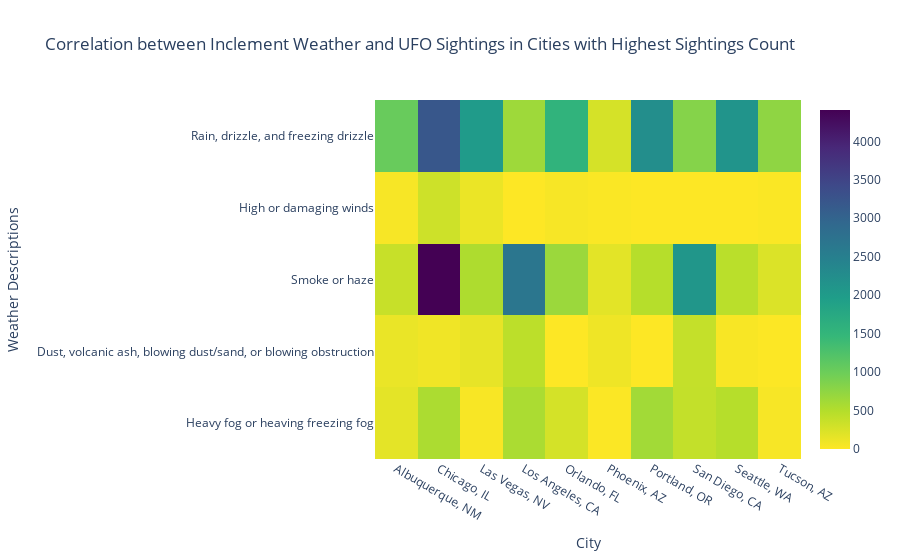

Notebook code for this chart:
### Code cell
import plotly.graph_objects as go
import plotly.subplots as sp

# Filter the dataframe to only include rows where the weather variables are equal to 1
df_filtered = df_weather_ufo[(df_weather_ufo['WT02'] == 1) | (df_weather_ufo['WT07'] == 1) | (df_weather_ufo['WT08'] == 1) | (df_weather_ufo['WT11'] == 1) | (df_weather_ufo['WT16'] == 1)]

# Group data by city and calculate the count of sightings for each weather variable
df_grouped = df_filtered.groupby(['Address']).sum(numeric_only=True).reset_index()

# Convert the wide format to long format for Plotly
df_melt = pd.melt(df_grouped, id_vars=['Address'], value_vars=["WT02", "WT07", "WT08", "WT11", "WT16"],
                  var_name="Weather", value_name="Number_of_Sightings")

# Assuming your DataFrame is named "df" with columns as described in the question
# Define weather description mapping
weather_desc_map = {'WT02': 'Heavy fog or heaving freezing fog', 
                    'WT07': 'Dust, volcanic ash, blowing dust/sand, or blowing obstruction', 
                    'WT08': 'Smoke or haze', 
                    'WT11': 'High or damaging winds', 
                    'WT16': 'Rain, drizzle, and freezing drizzle'}

# Create a subplot with heatmap
fig = sp.make_subplots(rows=1, cols=1)
heatmap = go.Heatmap(
    z=df_melt.Number_of_Sightings,  # Transpose the DataFrame for proper heatmap orientation
    x=df_melt.Address,
    y=df_melt.Weather.map(weather_desc_map),  # Use the mapped weather descriptions as y-axis labels
    colorscale='Viridis',
    reversescale=True,
    hovertemplate='City: %{x}<br>' +  # Set tooltip template to show x-axis label
                  'Weather: %{y}<br>' +  # Set tooltip template to show y-axis label
                  'Number of Sightings: %{z}<br><extra></extra>',  # Set tooltip template to show z-axis label
)
fig.add_trace(heatmap)
fig.update_xaxes(title_text='City')
fig.update_yaxes(title_text='Weather Descriptions')
fig.update_layout(title_text='Correlation between Inclement Weather and UFO Sightings in Cities with Highest Sightings Count')
fig.show()

### Figure 1 — Plotly figure (JSON) as saved in the notebook; plotly's stock layout.template omitted (floating-point values rounded to 4 significant figures)
{"data": [{"colorscale": [[0, "#440154"], [0.1111, "#482878"], [0.2222, "#3e4989"], [0.3333, "#31688e"], [0.4444, "#26828e"], [0.5556, "#1f9e89"], [0.6667, "#35b779"], [0.7778, "#6ece58"], [0.8889, "#b5de2b"], [1, "#fde725"]], "hovertemplate": "City: %{x}<br>Weather: %{y}<br>Number of Sightings: %{z}<br><extra></extra>", "reversescale": true, "type": "heatmap", "x": ["Albuquerque, NM", "Chicago, IL", "Las Vegas, NV", "Los Angeles, CA", "Orlando, FL", "Phoenix, AZ", "Portland, OR", "San Diego, CA", "Seattle, WA", "Tucson, AZ", "Albuquerque, NM", "Chicago, IL", "Las Vegas, NV", "Los Angeles, CA", "Orlando, FL", "Phoenix, AZ", "Portland, OR", "San Diego, CA", "Seattle, WA", "Tucson, AZ", "Albuquerque, NM", "Chicago, IL", "Las Vegas, NV", "Los Angeles, CA", "Orlando, FL", "Phoenix, AZ", "Portland, OR", "San Diego, CA", "Seattle, WA", "Tucson, AZ", "Albuquerque, NM", "Chicago, IL", "Las Vegas, NV", "Los Angeles, CA", "Orlando, FL", "Phoenix, AZ", "Portland, OR", "San Diego, CA", "Seattle, WA", "Tucson, AZ", "Albuquerque, NM", "Chicago, IL", "Las Vegas, NV", "Los Angeles, CA", "Orlando, FL", "Phoenix, AZ", "Portland, OR", "San Diego, CA", "Seattle, WA", "Tucson, AZ"], "y": ["Heavy fog or heaving freezing fog", "Heavy fog or heaving freezing fog", "Heavy fog or heaving freezing fog", "Heavy fog or heaving freezing fog", "Heavy fog or heaving freezing fog", "Heavy fog or heaving freezing fog", "Heavy fog or heaving freezing fog", "Heavy fog or heaving freezing fog", "Heavy fog or heaving freezing fog", "Heavy fog or heaving freezing fog", "Dust, volcanic ash, blowing dust/sand, or blowing obstruction", "Dust, volcanic ash, blowing dust/sand, or blowing obstruction", "Dust, volcanic ash, blowing dust/sand, or blowing obstruction", "Dust, volcanic ash, blowing dust/sand, or blowing obstruction", "Dust, volcanic ash, blowing dust/sand, or blowing obstruction", "Dust, volcanic ash, blowing dust/sand, or blowing obstruction", "Dust, volcanic ash, blowing dust/sand, or blowing obstruction", "Dust, volcanic ash, blowing dust/sand, or blowing obstruction", "Dust, volcanic ash, blowing dust/sand, or blowing obstruction", "Dust, volcanic ash, blowing dust/sand, or blowing obstruction", "Smoke or haze", "Smoke or haze", "Smoke or haze", "Smoke or haze", "Smoke or haze", "Smoke or haze", "Smoke or haze", "Smoke or haze", "Smoke or haze", "Smoke or haze", "High or damaging winds", "High or damaging winds", "High or damaging winds", "High or damaging winds", "High or damaging winds", "High or damaging winds", "High or damaging winds", "High or damaging winds", "High or damaging winds", "High or damaging winds", "Rain, drizzle, and freezing drizzle", "Rain, drizzle, and freezing drizzle", "Rain, drizzle, and freezing drizzle", "Rain, drizzle, and freezing drizzle", "Rain, drizzle, and freezing drizzle", "Rain, drizzle, and freezing drizzle", "Rain, drizzle, and freezing drizzle", "Rain, drizzle, and freezing drizzle", "Rain, drizzle, and freezing drizzle", "Rain, drizzle, and freezing drizzle"], "z": [169, 553, 35, 562, 281, 13, 619, 393, 481, 44, 128, 90, 147, 439, 0, 96, 3, 388, 37, 6, 365, 4408, 536, 2673, 671, 178, 482, 2096, 454, 231, 44, 324, 120, 0, 43, 19, 0, 0, 0, 21, 1034, 3212, 2014, 651, 1555, 269, 2243, 824, 2133, 753]}], "layout": {"title": {"text": "Correlation between Inclement Weather and UFO Sightings in Cities with Highest Sightings Count"}, "xaxis": {"anchor": "y", "domain": [0, 1], "title": {"text": "City"}}, "yaxis": {"anchor": "x", "domain": [0, 1], "title": {"text": "Weather Descriptions"}}}}
